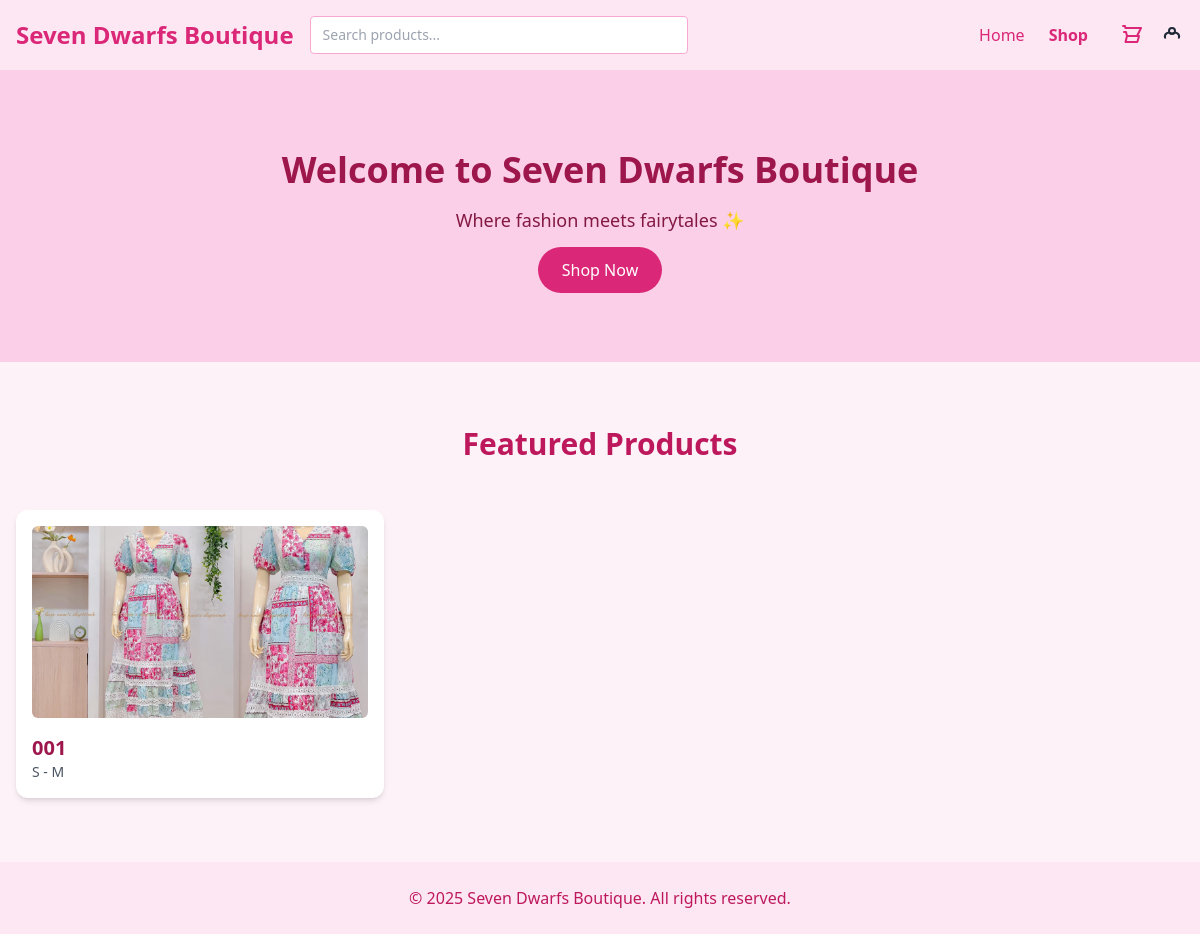
Screenshot of /customerside/homepage.php with the database file from the repository.
### tables this page shows
CREATE TABLE `products` (
  `product_id` int(11) NOT NULL,
  `product_name` varchar(255) DEFAULT NULL,
  `description` text DEFAULT NULL,
  `price_id` int(11) DEFAULT NULL,
  `stocks` int(11) DEFAULT NULL,
  `category_id` int(11) DEFAULT NULL,
  `image_url` varchar(255) DEFAULT NULL,
  `created_at` timestamp NOT NULL DEFAULT current_timestamp(),
  `supplier_id` int(11) DEFAULT NULL
);

### customerside/homepage.php (the view, shortened to what this page needs)
<?php
$conn = new mysqli("localhost", "root", "", "dbms");
$sql = "SELECT product_name, description, price_id AS price, image_url
        FROM products
        WHERE stocks > 0
        ORDER BY product_id DESC
        LIMIT 6";
$result = $conn->query($sql);
?>
<?php
$isLoggedIn = isset($_SESSION['customer_id']);
?>
<!DOCTYPE html>
<html lang="en" x-data="{ profileOpen: false, showLogin: false, showSignup: false }" @keydown.escape.window="showLogin = false; showSignup = false">
<head>
  <script src="https://cdn.tailwindcss.com"></script>
</head>
<body class="bg-pink-50 text-gray-800">
<nav class="bg-pink-100 shadow-md">
  <div class="max-w-7xl mx-auto px-4 py-4 flex flex-wrap justify-between items-center gap-4">
    <div class="flex items-center gap-4 flex-grow max-w-2xl">
      <h1 class="text-2xl font-bold text-pink-600 whitespace-nowrap">Seven Dwarfs Boutique</h1>
      <form action="shop.php" method="get" class="flex-grow">
        <input type="text" name="search" placeholder="Search products..."
               class="w-full border border-pink-300 rounded px-3 py-2 text-sm focus:outline-none focus:ring-2 focus:ring-pink-400">
      </form>
    </div>
    <div class="flex items-center justify-center space-x-8">
  <ul class="flex space-x-6 text-sm md:text-base text-pink-600">
    <li><a href="homepage.php" class="hover:text-pink-500">Home</a></li>
    <li><a href="shop.php" class="hover:text-pink-500 font-semibold">Shop</a></li>
  </ul>
  <div class="flex items-center gap-4">
    <a href="cart.php" class="hover:text-pink-500" title="Cart">
  <svg xmlns="http://www.w3.org/2000/svg" class="h-6 w-6 text-pink-600" viewBox="0 0 24 24" fill="none" stroke="currentColor" stroke-width="2">
    <path stroke-linecap="round" stroke-linejoin="round" d="M3 3h2l.4 2M7 13h10l4-8H5.4M7 13l-1.5 6h11.1a1 1 0 001-.8l1.4-5.2H7zm0 0l-1-4H4" />
  </svg>
</a>
<div class="relative">
  <?php if ($isLoggedIn): ?>
    <div x-data="{ open: false }" class="relative">
      <button @click="open = !open" class="hover:text-pink-500" title="Profile">
        <svg xmlns="http://www.w3.org/2000/svg" class="h-6 w-6 text-pink-600" viewBox="0 0 24 24" fill="none" stroke="currentColor" stroke-width="2">
          <path stroke-linecap="round" stroke-linejoin="round" d="M5.121 17.804A4 4 0 0112 14a4 4 0 016.879 3.804M15 11a3 3 0 11-6 0 3 3 0 016 0z" />
        </svg>
      </button>
    <div x-show="open" @click.away="open = false" class="absolute right-0 mt-2 w-40 bg-white border border-gray-200 rounded-lg shadow-lg z-50">
      <a href="profile.php" class="block px-4 py-2 text-sm text-gray-700 hover:bg-pink-100">My Profile</a>
      <form action="logout.php" method="POST">
        <button type="submit" class="w-full text-left px-4 py-2 text-sm text-red-500 hover:bg-pink-100">Logout</button>
      </form>
    </div>
  </div>
<?php else: ?>
          <button @click="showLogin = true" class="hover:text-pink-500" title="Profile">
            <svg xmlns="http://www.w3.org/2000/svg" class="h-6 w-6" viewBox="0 0 24 24" fill="none" stroke="currentColor" stroke-width="2">
              <path stroke-linecap="round" stroke-linejoin="round" d="M5.121 17.804A4 4 0 0112 14a4 4 0 016.879 3.804M15 11a3 3 0 11-6 0 3 3 0 016 0z" />
            </svg>
          </button>
        <?php endif; ?>
      </div>
    </div>
  </div>
</nav>
  <section class="bg-pink-200 text-center py-20">
    <h2 class="text-4xl font-bold text-pink-800 mb-4">Welcome to Seven Dwarfs Boutique</h2>
    <p class="text-lg text-pink-900 mb-6">Where fashion meets fairytales ✨</p>
    <a href="shop.php" class="bg-pink-600 text-white px-6 py-3 rounded-full hover:bg-pink-700 transition">Shop Now</a>
  </section>
  <section class="max-w-7xl mx-auto px-4 py-16">
  <h3 class="text-3xl font-bold text-center text-pink-700 mb-12">Featured Products</h3>
  <div class="grid grid-cols-1 sm:grid-cols-2 md:grid-cols-3 gap-8">
    <?php while($row = $result->fetch_assoc()): ?>
      <div class="bg-white rounded-xl shadow-md p-4 transition-transform transform hover:scale-105 hover:shadow-xl">
        <img src="<?= $row['image_url'] ?>" alt="<?= $row['product_name'] ?>" class="rounded-md mb-4 w-full h-48 object-cover transition-transform duration-300 ease-in-out transform hover:scale-110">
        <h4 class="text-xl font-semibold text-pink-800"><?= $row['product_name'] ?></h4>
        <p class="text-sm text-gray-600"><?= $row['description'] ?></p>
      </div>
    <?php endwhile; ?>
  </div>
</section>
  <footer class="bg-pink-100 text-center py-6">
    <p class="text-pink-700">&copy; 2025 Seven Dwarfs Boutique. All rights reserved.</p>
  </footer>
</body>
</html>

### rows the page displays
products: image_url (picture), product_name "001", description "S - M"
